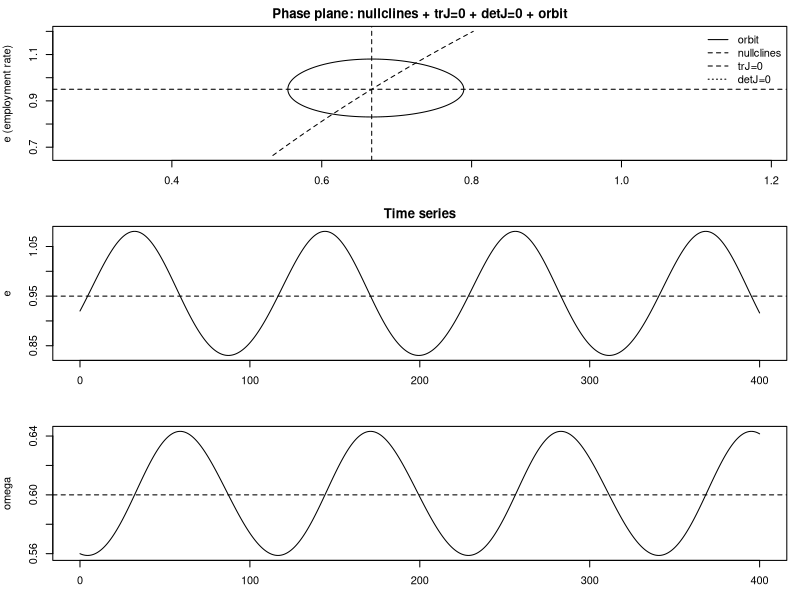
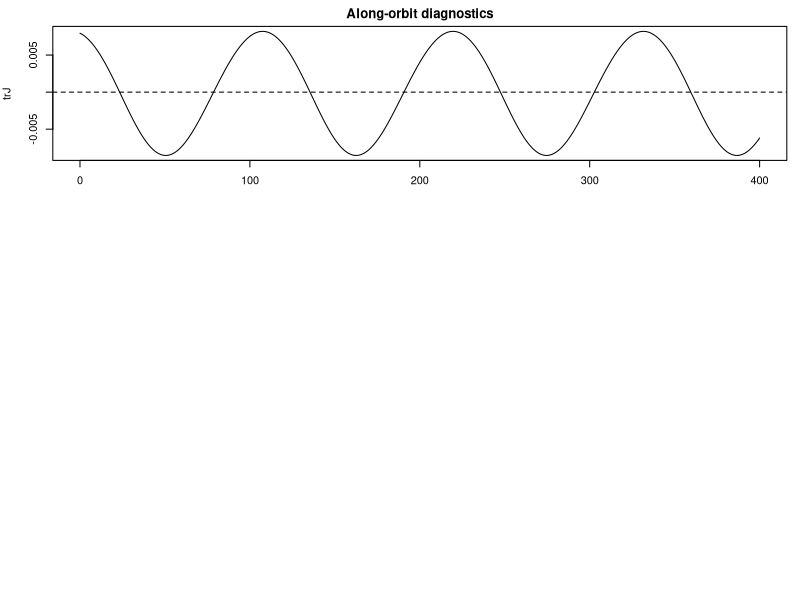
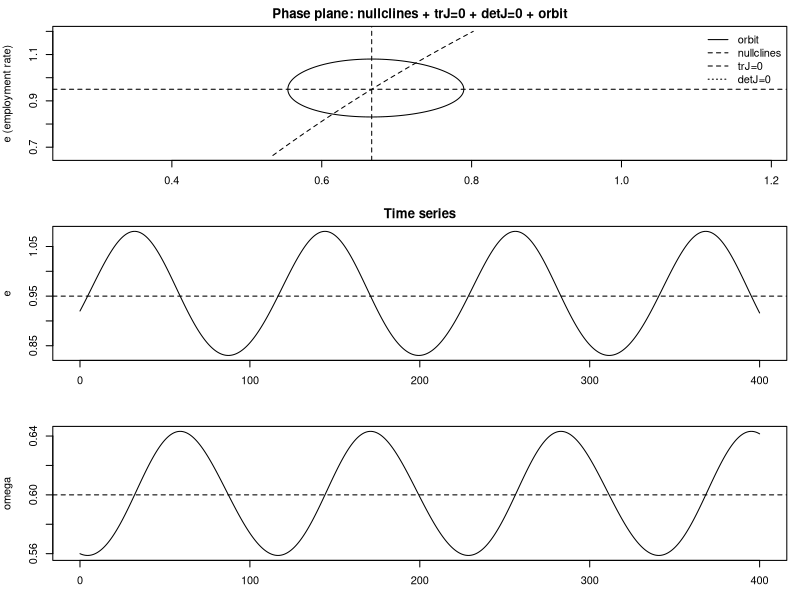
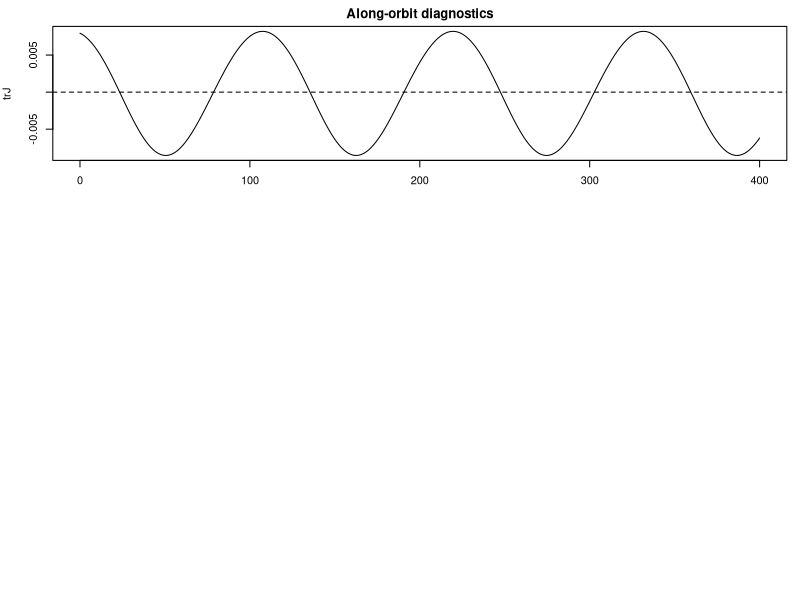

Generate these figures, in order, with R:
# STEP 2: State-dependence atlas in (e, xi)
# - Cambridge saving out of profits + depreciation
# - Nullclines + trace=0 + det=0 contours + simulated orbit
# - Along-orbit: trJ(t), detJ(t), cross-derivatives
# Saves to outputs/exploitation_rate/

if (!requireNamespace("deSolve", quietly = TRUE)) install.packages("deSolve")
if (!requireNamespace("here", quietly = TRUE))   install.packages("here")
library(deSolve)
library(here)

out_dir <- here::here("outputs", "exploitation_rate")
dir.create(out_dir, recursive = TRUE, showWarnings = FALSE)

# -----------------------------
# 1) Parameters (choose plausible center, not a hard band)
# -----------------------------
alpha <- 0.02
beta  <- 0.01
gamma <- 0.01      # in dw/w = -gamma + rho*e  (so gamma>0 is "drag")
delta <- 0.04      # depreciation
s_pi  <- 0.80      # saving rate out of profits

# Target steady state location (adjust to taste)
e_star     <- 0.95
omega_star <- 0.60

# Calibrate rho and sigma to hit (e*, omega*) in this Cambridge+delta version
rho   <- (alpha + gamma) / e_star
sigma <- s_pi * (1 - omega_star) / (alpha + beta + delta)

parms <- list(alpha=alpha, beta=beta, gamma=gamma, delta=delta,
              s_pi=s_pi, rho=rho, sigma=sigma)

# Convenient constants
A <- parms$s_pi / parms$sigma
B <- parms$alpha + parms$gamma
C <- parms$alpha + parms$beta + parms$delta

# Fixed point in (e, xi)
e_fp  <- B / parms$rho
q     <- C / A
xi_fp <- q / (1 - q)

cat("Implied fixed point:\n")
cat("e*     =", e_fp, "\n")
cat("omega* =", 1/(1+xi_fp), "\n")
cat("xi*    =", xi_fp, "\n")

stopifnot(q > 0 && q < 1)  # interior admissibility

# -----------------------------
# 2) Model in (e, xi)
# -----------------------------
goodwin_cambridge_e_xi <- function(t, state, p) {
  e  <- state[["e"]]
  xi <- state[["xi"]]
  
  A <- p$s_pi / p$sigma
  B <- p$alpha + p$gamma
  C <- p$alpha + p$beta + p$delta
  
  de  <- e  * (A * (xi/(1+xi)) - C)
  dxi <- (1 + xi) * (B - p$rho * e)
  
  list(c(de, dxi))
}

# -----------------------------
# 3) Choose initial conditions (IMPORTANT: not exactly at the fixed point)
# -----------------------------
e0     <- 0.92
omega0 <- 0.56
xi0    <- (1 - omega0) / omega0

state0 <- c(e = e0, xi = xi0)

# -----------------------------
# 4) Simulate orbit
# -----------------------------
times <- seq(0, 400, by = 0.1)
out <- ode(y = state0, times = times, func = goodwin_cambridge_e_xi, parms = parms, method = "lsoda")
out <- as.data.frame(out)

# Derived variables
out$omega <- 1 / (1 + out$xi)
out$eta   <- log(out$xi)

# -----------------------------
# 5) Jacobian fields: trace, det, and key cross-derivatives along the orbit
# -----------------------------
# J(e,xi) =
# [ A*xi/(1+xi)-C           e*A/(1+xi)^2 ]
# [ -rho*(1+xi)             B - rho*e    ]

out$trJ <- (A * out$xi/(1+out$xi) - C) + (B - parms$rho * out$e)
out$detJ <- (A * out$xi/(1+out$xi) - C) * (B - parms$rho * out$e) + (parms$rho * out$e * A)/(1 + out$xi)

out$dedxi <- out$e * A / (1 + out$xi)^2
out$dxide <- -parms$rho * (1 + out$xi)

# Quick orbit summary
tail <- out[out$time > max(out$time)*0.5, ]
cat("\nSecond-half ranges (for sanity):\n")
cat("e    in [", min(tail$e), ", ", max(tail$e), "]\n")
cat("omega in [", min(tail$omega), ", ", max(tail$omega), "]\n")
cat("xi   in [", min(tail$xi), ", ", max(tail$xi), "]\n")

# -----------------------------
# 6) Build phase-plane grid for tr=0 and det=0 contours
# -----------------------------
e_grid  <- seq(max(0.01, min(tail$e)*0.8), min(1.2, max(tail$e)*1.2), length.out = 160)
xi_grid <- seq(max(0.001, min(tail$xi)*0.5), max(tail$xi)*1.5, length.out = 160)

TR  <- matrix(NA_real_, nrow=length(e_grid), ncol=length(xi_grid))
DET <- matrix(NA_real_, nrow=length(e_grid), ncol=length(xi_grid))

for (i in seq_along(e_grid)) {
  e_val <- e_grid[i]
  for (j in seq_along(xi_grid)) {
    xi_val <- xi_grid[j]
    tr <- (A*xi_val/(1+xi_val) - C) + (B - parms$rho*e_val)
    det <- (A*xi_val/(1+xi_val) - C) * (B - parms$rho*e_val) + (parms$rho*e_val*A)/(1+xi_val)
    TR[i,j]  <- tr
    DET[i,j] <- det
  }
}

# Nullclines
# e-nullcline: xi = xi_fp (vertical)
# xi-nullcline: e = e_fp (horizontal)

# -----------------------------
# 7) Save plots
# -----------------------------
png_path <- file.path(out_dir, "step2_atlas_xi.png")
pdf_path <- file.path(out_dir, "step2_atlas_xi.pdf")

make_plots <- function() {
  op <- par(mfrow=c(3,1), mar=c(3,4,2,1))
  
  # (1) Phase plane atlas
  plot(NA, xlim=range(xi_grid), ylim=range(e_grid),
       xlab="xi (exploitation rate)", ylab="e (employment rate)",
       main="Phase plane: nullclines + trJ=0 + detJ=0 + orbit")
  
  # contours
  contour(xi_grid, e_grid, t(TR), levels=0, add=TRUE, lty=2, drawlabels=FALSE)
  contour(xi_grid, e_grid, t(DET), levels=0, add=TRUE, lty=3, drawlabels=FALSE)
  
  # nullclines
  abline(h = e_fp, lty=2)
  abline(v = xi_fp, lty=2)
  
  # orbit
  lines(out$xi, out$e)
  
  legend("topright",
         legend=c("orbit", "nullclines", "trJ=0", "detJ=0"),
         lty=c(1,2,2,3), bty="n")
  
  # (2) Time series: e, omega, xi
  plot(out$time, out$e, type="l", xlab="", ylab="e", main="Time series")
  abline(h=e_fp, lty=2)
  
  plot(out$time, out$omega, type="l", xlab="", ylab="omega")
  abline(h=1/(1+xi_fp), lty=2)
  
  # (3) Along-orbit state dependence: trJ, detJ, and key cross-effects
  plot(out$time, out$trJ, type="l", xlab="time", ylab="trJ", main="Along-orbit diagnostics")
  abline(h=0, lty=2)
  
  par(op)
}

png(png_path, width=1600, height=1200, res=200); make_plots(); dev.off()
pdf(pdf_path, width=10, height=9); make_plots(); dev.off()

cat("\nSaved atlas plots to:\n", png_path, "\n", pdf_path, "\n")

# Optional: save the underlying time series for later mapping
csv_path <- file.path(out_dir, "step2_orbit_with_jacobian.csv")
write.csv(out, csv_path, row.names=FALSE)
cat("Saved orbit data to:\n", csv_path, "\n")
